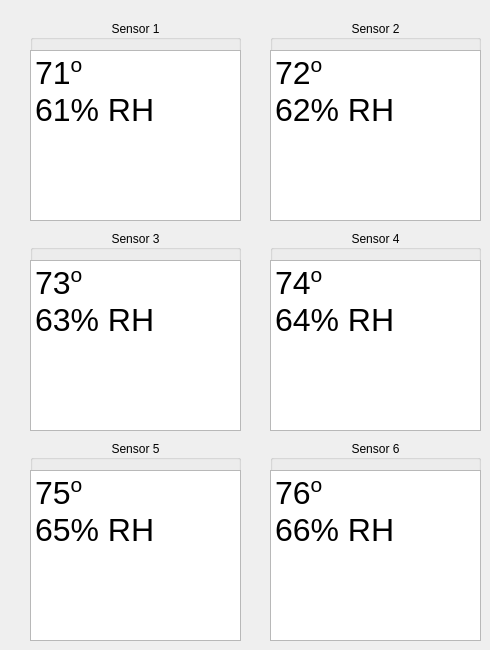
    <widget class="QWidget" name="currentMeasurements">
     <attribute name="title">
      <string>Current</string>
     </attribute>
     <widget class="QGroupBox" name="groupBox_25">
      <property name="geometry">
       <rect>
        <x>270</x>
        <y>20</y>
        <width>211</width>
        <height>201</height>
       </rect>
      </property>
      <property name="title">
       <string>Sensor 2</string>
      </property>
      <property name="alignment">
       <set>Qt::AlignCenter</set>
      </property>
      <widget class="QTextEdit" name="s2_measurement_output">
       <property name="geometry">
        <rect>
         <x>0</x>
         <y>30</y>
         <width>211</width>
         <height>171</height>
        </rect>
       </property>
       <property name="font">
        <font>
         <pointsize>20</pointsize>
        </font>
       </property>
       <property name="readOnly">
        <bool>true</bool>
       </property>
       <property name="html">
        <string>&lt;!DOCTYPE HTML PUBLIC &quot;-//W3C//DTD HTML 4.0//EN&quot; &quot;http://www.w3.org/TR/REC-html40/strict.dtd&quot;&gt;
&lt;html&gt;&lt;head&gt;&lt;meta name=&quot;qrichtext&quot; content=&quot;1&quot; /&gt;&lt;style type=&quot;text/css&quot;&gt;
p, li { white-space: pre-wrap; }
&lt;/style&gt;&lt;/head&gt;&lt;body style=&quot; font-family:'MS Shell Dlg 2'; font-size:20pt; font-weight:400; font-style:normal;&quot;&gt;
&lt;p style=&quot; margin-top:0px; margin-bottom:0px; margin-left:0px; margin-right:0px; -qt-block-indent:0; text-indent:0px;&quot;&gt;&lt;span style=&quot; font-size:24pt;&quot;&gt;72&lt;/span&gt;&lt;span style=&quot; font-size:24pt; vertical-align:super;&quot;&gt;o&lt;/span&gt;&lt;/p&gt;
&lt;p style=&quot; margin-top:0px; margin-bottom:0px; margin-left:0px; margin-right:0px; -qt-block-indent:0; text-indent:0px;&quot;&gt;&lt;span style=&quot; font-size:24pt;&quot;&gt;62% RH&lt;/span&gt;&lt;/p&gt;&lt;/body&gt;&lt;/html&gt;</string>
       </property>
      </widget>
     </widget>
     <widget class="QGroupBox" name="groupBox_26">
      <property name="geometry">
       <rect>
        <x>270</x>
        <y>230</y>
        <width>211</width>
        <height>201</height>
       </rect>
      </property>
      <property name="title">
       <string>Sensor 4</string>
      </property>
      <property name="alignment">
       <set>Qt::AlignCenter</set>
      </property>
      <widget class="QTextEdit" name="s4_measurement_output">
       <property name="geometry">
        <rect>
         <x>0</x>
         <y>30</y>
         <width>211</width>
         <height>171</height>
        </rect>
       </property>
       <property name="font">
        <font>
         <pointsize>20</pointsize>
        </font>
       </property>
       <property name="readOnly">
        <bool>true</bool>
       </property>
       <property name="html">
        <string>&lt;!DOCTYPE HTML PUBLIC &quot;-//W3C//DTD HTML 4.0//EN&quot; &quot;http://www.w3.org/TR/REC-html40/strict.dtd&quot;&gt;
&lt;html&gt;&lt;head&gt;&lt;meta name=&quot;qrichtext&quot; content=&quot;1&quot; /&gt;&lt;style type=&quot;text/css&quot;&gt;
p, li { white-space: pre-wrap; }
&lt;/style&gt;&lt;/head&gt;&lt;body style=&quot; font-family:'MS Shell Dlg 2'; font-size:20pt; font-weight:400; font-style:normal;&quot;&gt;
&lt;p style=&quot; margin-top:0px; margin-bottom:0px; margin-left:0px; margin-right:0px; -qt-block-indent:0; text-indent:0px;&quot;&gt;&lt;span style=&quot; font-size:24pt;&quot;&gt;74&lt;/span&gt;&lt;span style=&quot; font-size:24pt; vertical-align:super;&quot;&gt;o&lt;/span&gt;&lt;/p&gt;
&lt;p style=&quot; margin-top:0px; margin-bottom:0px; margin-left:0px; margin-right:0px; -qt-block-indent:0; text-indent:0px;&quot;&gt;&lt;span style=&quot; font-size:24pt;&quot;&gt;64% RH&lt;/span&gt;&lt;/p&gt;&lt;/body&gt;&lt;/html&gt;</string>
       </property>
      </widget>
     </widget>
     <widget class="QGroupBox" name="groupBox_27">
      <property name="geometry">
       <rect>
        <x>270</x>
        <y>440</y>
        <width>211</width>
        <height>201</height>
       </rect>
      </property>
      <property name="title">
       <string>Sensor 6</string>
      </property>
      <property name="alignment">
       <set>Qt::AlignCenter</set>
      </property>
      <widget class="QTextEdit" name="s6_measurement_output">
       <property name="geometry">
        <rect>
         <x>0</x>
         <y>30</y>
         <width>211</width>
         <height>171</height>
        </rect>
       </property>
       <property name="font">
        <font>
         <pointsize>20</pointsize>
        </font>
       </property>
       <property name="readOnly">
        <bool>true</bool>
       </property>
       <property name="html">
        <string>&lt;!DOCTYPE HTML PUBLIC &quot;-//W3C//DTD HTML 4.0//EN&quot; &quot;http://www.w3.org/TR/REC-html40/strict.dtd&quot;&gt;
&lt;html&gt;&lt;head&gt;&lt;meta name=&quot;qrichtext&quot; content=&quot;1&quot; /&gt;&lt;style type=&quot;text/css&quot;&gt;
p, li { white-space: pre-wrap; }
&lt;/style&gt;&lt;/head&gt;&lt;body style=&quot; font-family:'MS Shell Dlg 2'; font-size:20pt; font-weight:400; font-style:normal;&quot;&gt;
&lt;p style=&quot; margin-top:0px; margin-bottom:0px; margin-left:0px; margin-right:0px; -qt-block-indent:0; text-indent:0px;&quot;&gt;&lt;span style=&quot; font-size:24pt;&quot;&gt;76&lt;/span&gt;&lt;span style=&quot; font-size:24pt; vertical-align:super;&quot;&gt;o&lt;/span&gt;&lt;/p&gt;
&lt;p style=&quot; margin-top:0px; margin-bottom:0px; margin-left:0px; margin-right:0px; -qt-block-indent:0; text-indent:0px;&quot;&gt;&lt;span style=&quot; font-size:24pt;&quot;&gt;66% RH&lt;/span&gt;&lt;/p&gt;&lt;/body&gt;&lt;/html&gt;</string>
       </property>
      </widget>
     </widget>
     <widget class="QGroupBox" name="groupBox_28">
      <property name="geometry">
       <rect>
        <x>30</x>
        <y>20</y>
        <width>211</width>
        <height>201</height>
       </rect>
      </property>
      <property name="title">
       <string>Sensor 1</string>
      </property>
      <property name="alignment">
       <set>Qt::AlignCenter</set>
      </property>
      <widget class="QTextEdit" name="s1_measurement_output">
       <property name="geometry">
        <rect>
         <x>0</x>
         <y>30</y>
         <width>211</width>
         <height>171</height>
        </rect>
       </property>
       <property name="font">
        <font>
         <pointsize>20</pointsize>
        </font>
       </property>
       <property name="readOnly">
        <bool>true</bool>
       </property>
       <property name="html">
        <string>&lt;!DOCTYPE HTML PUBLIC &quot;-//W3C//DTD HTML 4.0//EN&quot; &quot;http://www.w3.org/TR/REC-html40/strict.dtd&quot;&gt;
&lt;html&gt;&lt;head&gt;&lt;meta name=&quot;qrichtext&quot; content=&quot;1&quot; /&gt;&lt;style type=&quot;text/css&quot;&gt;
p, li { white-space: pre-wrap; }
&lt;/style&gt;&lt;/head&gt;&lt;body style=&quot; font-family:'MS Shell Dlg 2'; font-size:20pt; font-weight:400; font-style:normal;&quot;&gt;
&lt;p style=&quot; margin-top:0px; margin-bottom:0px; margin-left:0px; margin-right:0px; -qt-block-indent:0; text-indent:0px;&quot;&gt;&lt;span style=&quot; font-size:24pt;&quot;&gt;71&lt;/span&gt;&lt;span style=&quot; font-size:24pt; vertical-align:super;&quot;&gt;o&lt;/span&gt;&lt;/p&gt;
&lt;p style=&quot; margin-top:0px; margin-bottom:0px; margin-left:0px; margin-right:0px; -qt-block-indent:0; text-indent:0px;&quot;&gt;&lt;span style=&quot; font-size:24pt;&quot;&gt;61% RH&lt;/span&gt;&lt;/p&gt;&lt;/body&gt;&lt;/html&gt;</string>
       </property>
      </widget>
     </widget>
     <widget class="QGroupBox" name="groupBox_29">
      <property name="geometry">
       <rect>
        <x>30</x>
        <y>230</y>
        <width>211</width>
        <height>201</height>
       </rect>
      </property>
      <property name="title">
       <string>Sensor 3</string>
      </property>
      <property name="alignment">
       <set>Qt::AlignCenter</set>
      </property>
      <widget class="QTextEdit" name="s3_measurement_output">
       <property name="geometry">
        <rect>
         <x>0</x>
         <y>30</y>
         <width>211</width>
         <height>171</height>
        </rect>
       </property>
       <property name="font">
        <font>
         <pointsize>20</pointsize>
        </font>
       </property>
       <property name="readOnly">
        <bool>true</bool>
       </property>
       <property name="html">
        <string>&lt;!DOCTYPE HTML PUBLIC &quot;-//W3C//DTD HTML 4.0//EN&quot; &quot;http://www.w3.org/TR/REC-html40/strict.dtd&quot;&gt;
&lt;html&gt;&lt;head&gt;&lt;meta name=&quot;qrichtext&quot; content=&quot;1&quot; /&gt;&lt;style type=&quot;text/css&quot;&gt;
p, li { white-space: pre-wrap; }
&lt;/style&gt;&lt;/head&gt;&lt;body style=&quot; font-family:'MS Shell Dlg 2'; font-size:20pt; font-weight:400; font-style:normal;&quot;&gt;
&lt;p style=&quot; margin-top:0px; margin-bottom:0px; margin-left:0px; margin-right:0px; -qt-block-indent:0; text-indent:0px;&quot;&gt;&lt;span style=&quot; font-size:24pt;&quot;&gt;73&lt;/span&gt;&lt;span style=&quot; font-size:24pt; vertical-align:super;&quot;&gt;o&lt;/span&gt;&lt;/p&gt;
&lt;p style=&quot; margin-top:0px; margin-bottom:0px; margin-left:0px; margin-right:0px; -qt-block-indent:0; text-indent:0px;&quot;&gt;&lt;span style=&quot; font-size:24pt;&quot;&gt;63% RH&lt;/span&gt;&lt;/p&gt;&lt;/body&gt;&lt;/html&gt;</string>
       </property>
      </widget>
     </widget>
     <widget class="QGroupBox" name="groupBox_30">
      <property name="geometry">
       <rect>
        <x>30</x>
        <y>440</y>
        <width>211</width>
        <height>201</height>
       </rect>
      </property>
      <property name="title">
       <string>Sensor 5</string>
      </property>
      <property name="alignment">
       <set>Qt::AlignCenter</set>
      </property>
      <widget class="QTextEdit" name="s5_measurement_output">
       <property name="geometry">
        <rect>
         <x>0</x>
         <y>30</y>
         <width>211</width>
         <height>171</height>
        </rect>
       </property>
       <property name="font">
        <font>
         <pointsize>20</pointsize>
        </font>
       </property>
       <property name="readOnly">
        <bool>true</bool>
       </property>
       <property name="html">
        <string>&lt;!DOCTYPE HTML PUBLIC &quot;-//W3C//DTD HTML 4.0//EN&quot; &quot;http://www.w3.org/TR/REC-html40/strict.dtd&quot;&gt;
&lt;html&gt;&lt;head&gt;&lt;meta name=&quot;qrichtext&quot; content=&quot;1&quot; /&gt;&lt;style type=&quot;text/css&quot;&gt;
p, li { white-space: pre-wrap; }
&lt;/style&gt;&lt;/head&gt;&lt;body style=&quot; font-family:'MS Shell Dlg 2'; font-size:20pt; font-weight:400; font-style:normal;&quot;&gt;
&lt;p style=&quot; margin-top:0px; margin-bottom:0px; margin-left:0px; margin-right:0px; -qt-block-indent:0; text-indent:0px;&quot;&gt;&lt;span style=&quot; font-size:24pt;&quot;&gt;75&lt;/span&gt;&lt;span style=&quot; font-size:24pt; vertical-align:super;&quot;&gt;o&lt;/span&gt;&lt;/p&gt;
&lt;p style=&quot; margin-top:0px; margin-bottom:0px; margin-left:0px; margin-right:0px; -qt-block-indent:0; text-indent:0px;&quot;&gt;&lt;span style=&quot; font-size:24pt;&quot;&gt;65% RH&lt;/span&gt;&lt;/p&gt;&lt;/body&gt;&lt;/html&gt;</string>
       </property>
      </widget>
     </widget>
    </widget>
